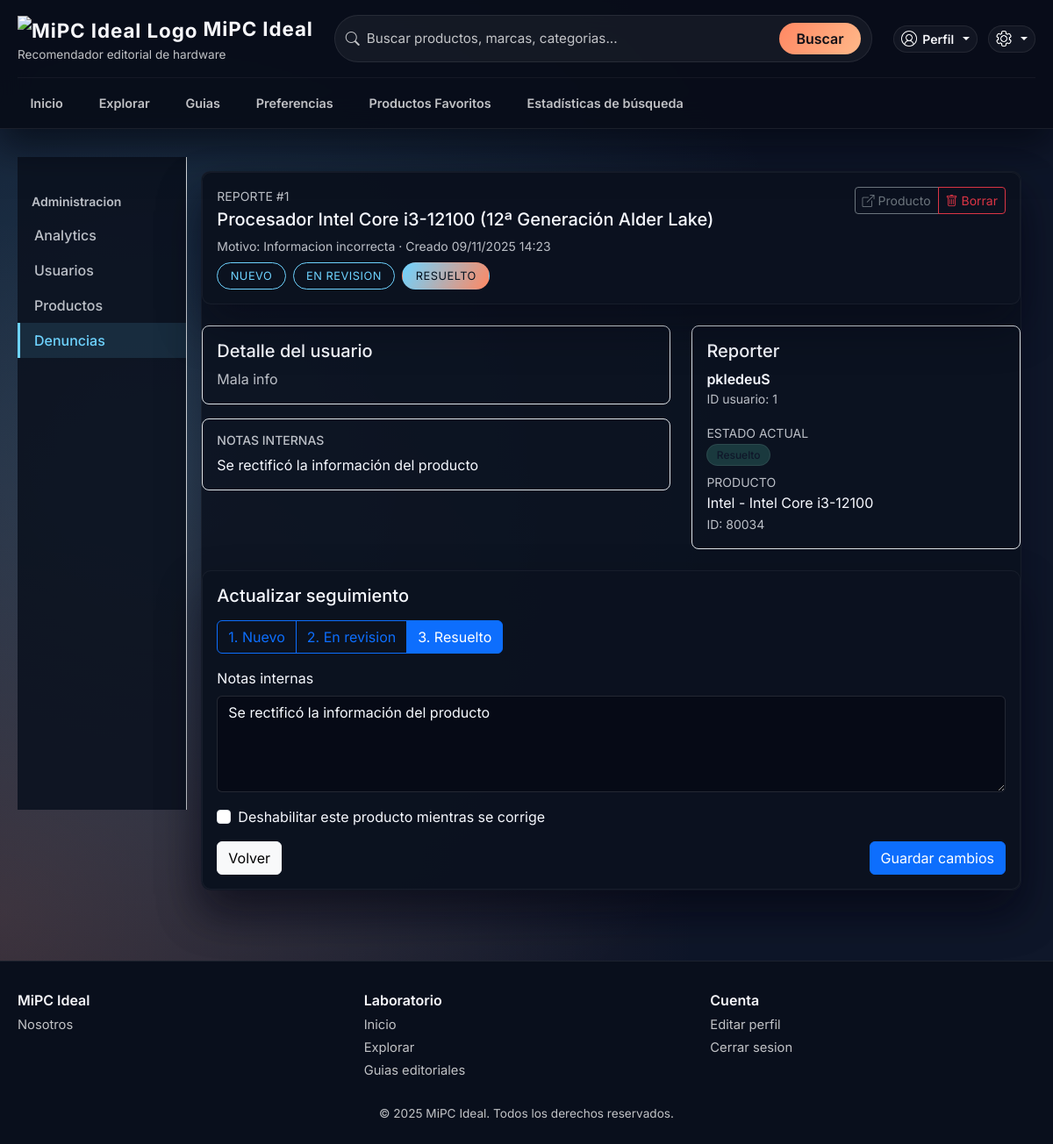
Screenshot of /admin-panel/reportes/1/ (signed in) with the database file from the repository.
### app/models.py (models this page shows, shortened)
class Reporte(models.Model):
    ESTADOS = [
        ('abierto', 'Nuevo'),
        ('pendiente', 'En revision'),
        ('resuelto', 'Resuelto'),
    ]
    ACCIONES = [
        ('info_incorrecta', 'Informacion incorrecta'),
        ('spam', 'Spam o contenido enganoso'),
        ('duplicado', 'Producto duplicado'),
        ('otro', 'Otro motivo'),
    ]
    target_type = models.CharField(max_length=20, choices=[('producto', 'Producto')], default='producto')
    producto = models.ForeignKey('Producto', null=True, blank=True, on_delete=models.CASCADE)
    reporter = models.ForeignKey(User, null=True, blank=True, on_delete=models.SET_NULL, related_name='reportes_creados')
    motivo = models.CharField(max_length=50, choices=ACCIONES)
    detalle = models.TextField(blank=True)
    created_at = models.DateTimeField(auto_now_add=True)
    estado = models.CharField(max_length=20, choices=ESTADOS, default='abierto')
    accion_admin = models.TextField(blank=True, help_text="Notas/instrucciones del administrador")
    fecha_accion = models.DateTimeField(null=True, blank=True)
    admin_actor = models.ForeignKey(User, null=True, blank=True, on_delete=models.SET_NULL, related_name='reportes_moderados')
    producto_deshabilitado = models.BooleanField(default=False)
    notificacion_leida = models.BooleanField(default=False)
    class Meta:
        ordering = ['-created_at']
        verbose_name = 'Reporte'
        verbose_name_plural = 'Reportes'

class Producto(models.Model):
    nombre_producto = models.CharField(max_length=100)
    descripcion_producto = models.TextField()
    modelo_producto = models.CharField(max_length=100)
    imagen_producto = models.ImageField(upload_to='productos/')
    fecha_creacion = models.DateTimeField(default=timezone.now)
    marca_producto = models.ForeignKey('MarcaProducto', on_delete=models.PROTECT)
    categoria_producto = models.ForeignKey('CategoriaProducto', on_delete=models.PROTECT)
    tipo_producto = models.ForeignKey('TipoProducto', on_delete=models.PROTECT)
    categorias_extra = models.ManyToManyField(
        'CategoriaProducto',
        blank=True,
        related_name='productos_extra',
        verbose_name='Categorias adicionales',
        help_text='Categorias secundarias para este producto sin duplicarlo.',
    )
    vistas = models.PositiveIntegerField(default=0)
    is_active = models.BooleanField(default=True)

class MarcaProducto(models.Model):
    nombre_marca = models.CharField(max_length=100)
    def __str__(self):
        return self.nombre_marca

### app/views_admin.py (the view, shortened to what this page needs)
# urls.py: path('admin-panel/reportes/<int:pk>/', views_admin.admin_report_detail, name='admin_report_detail'),
@staff_member_required
def admin_report_detail(request, pk):
    reporte = get_object_or_404(Reporte.objects.select_related("producto", "reporter"), pk=pk)
    context = {
        "reporte": reporte,
        "status_flow": REPORT_STATUS_FLOW,
        "current_step": REPORT_STATUS_ORDER.get(reporte.estado, 1),
    }
    return render(request, "admin_panel/report_detail.html", context)

### app/templates/admin_panel/report_detail.html (shortened to what this page needs)
{% extends "admin_panel/admin_base.html" %}
{% block admin_content %}
<div class="card">
  <div class="card mb-4">
    <div class="card-body d-flex flex-column flex-lg-row justify-content-between align-items-start gap-3">
      <div>
        <p class="text-uppercase text-muted small mb-1">Reporte #{{ reporte.id }}</p>
        <h2 class="h5 mb-2">{{ reporte.producto.nombre_producto|default:"Producto no disponible" }}</h2>
        <div class="text-muted small">
          Motivo: {{ reporte.get_motivo_display }} · Creado {{ reporte.created_at|date:"d/m/Y H:i" }}
        </div>
        <div class="d-flex flex-wrap gap-2 mt-2">
          {% for code, label, step in status_flow %}
          {% if step < current_step %}
            <span class="status-chip is-done">{{ label }}</span>
          {% elif step == current_step %}
            <span class="status-chip is-active">{{ label }}</span>
          {% else %}
            <span class="status-chip">{{ label }}</span>
          {% endif %}
          {% endfor %}
        </div>
      </div>
      <div class="btn-group btn-group-sm">
        {% if reporte.producto %}
        <a href="{% url 'admin_product_detail' reporte.producto.id %}" class="btn btn-outline-secondary" title="Ver producto">
          <i class="bi bi-box-arrow-up-right"></i> Producto
        </a>
        {% endif %}
        <a href="{% url 'admin_report_action' reporte.id 'delete' %}?next={% url 'admin_reports' %}"
          class="btn btn-outline-danger"
          onclick="return confirm('Eliminar este reporte?');">
          <i class="bi bi-trash"></i> Borrar
        </a>
      </div>
    </div>
  </div>
  <div class="row g-4">
    <div class="col-lg-7">
      <div class="border rounded-3 p-3 mb-3">
        <h5 class="mb-2">Detalle del usuario</h5>
        <p class="mb-0 text-muted">{{ reporte.detalle|default:"Sin descripcion adicional." }}</p>
      </div>
      {% if reporte.accion_admin %}
      <div class="border rounded-3 p-3">
        <h6 class="text-muted text-uppercase small mb-2">Notas internas</h6>
        <p class="mb-0">{{ reporte.accion_admin }}</p>
      </div>
      {% endif %}
    </div>
    <div class="col-lg-5">
      <div class="border rounded-3 p-3">
        <h5 class="mb-2">Reporter</h5>
        <div class="fw-semibold">{{ reporte.reporter.username|default:"Anon" }}</div>
        <small class="text-muted d-block mb-3">ID usuario: {{ reporte.reporter.id|default:"-" }}</small>
        <div class="d-flex flex-column gap-2">
          <div>
            <small class="text-muted text-uppercase">Estado actual</small><br>
            <span class="badge-soft {% if reporte.estado == 'resuelto' %}badge-soft-success{% elif reporte.estado == 'pendiente' %}badge-soft-warning{% else %}badge-soft-muted{% endif %}">
              {{ reporte.get_estado_display }}
            </span>
          </div>
          {% if reporte.producto %}
          <div>
            <small class="text-muted text-uppercase">Producto</small>
            <p class="mb-0">{{ reporte.producto.marca_producto }} - {{ reporte.producto.modelo_producto }}</p>
            <small class="text-muted">ID: {{ reporte.producto.id }}</small>
          </div>
          {% endif %}
        </div>
      </div>
    </div>
  </div>
  <form method="post" class="card mt-4">
    <div class="card-body">
      <h5 class="mb-3">Actualizar seguimiento</h5>
      <div class="btn-group mb-3" role="group" aria-label="Seleccionar estado">
        {% for code, label, step in status_flow %}
          <label class="btn btn-outline-primary" for="state-{{ code }}">{{ step }}. {{ label }}</label>
        {% endfor %}
      </div>
      <div class="mb-3">
        <label class="form-label">Notas internas</label>
        <textarea name="admin_note" class="form-control" rows="4" placeholder="Describe la correccion aplicada o los proximos pasos.">{{ reporte.accion_admin }}</textarea>
      </div>
      {% if reporte.producto %}
      <div class="form-check mb-3">
        <input class="form-check-input" type="checkbox" name="disable_product" id="disable-product"
              {% if reporte.producto_deshabilitado %}checked{% endif %}>
        <label class="form-check-label" for="disable-product">
          Deshabilitar este producto mientras se corrige
        </label>
      </div>
      {% endif %}
      <div class="d-flex justify-content-between">
        <a href="{% url 'admin_reports' %}" class="btn btn-light">Volver</a>
        <button type="submit" class="btn btn-primary">Guardar cambios</button>
      </div>
    </div>
  </form>
</div>
{% endblock %}

### app/static/css/home.css (style rules this page uses)
:root { --tone-deep: #0c1220; --tone-panel: #131b2f; --tone-card: rgba(19, 27, 47, 0.85); --tone-border: rgba(255, 255, 255, 0.08); --tone-muted: #94a3b8; --tone-surface: #0f172a; --tone-highlight: rgba(255, 255, 255, 0.06); --accent-primary: #ff8863; --accent-secondary: #6ed3ff; --accent-tertiary: #b0f2a7; --text-strong: #f7f7fb; --text-muted: rgba(255, 255, 255, 0.75); --glass-shadow: 0 20px 60px rgba(3, 6, 20, 0.55); }
*, *::before, *::after { box-sizing: border-box; margin: 0; padding: 0; }
html { scroll-behavior: smooth; }
body.app-theme { min-height: 100vh; display: flex; flex-direction: column; font-family: 'Inter', 'Segoe UI', system-ui, -apple-system, BlinkMacSystemFont, sans-serif; background: radial-gradient(circle at 15% 40%, rgba(110, 211, 255, 0.18), transparent 60%), radial-gradient(circle at 0% 80%, rgba(255, 136, 99, 0.18), transparent 50%), var(--tone-surface); color: var(--text-strong); }
a { color: var(--accent-secondary); text-decoration: none; }
.card { background: var(--tone-card); border: 1px solid var(--tone-border); border-radius: 1.1rem; color: var(--text-strong); box-shadow: 0 10px 25px rgba(3, 6, 20, 0.35); }

### app/static/admin_panel/admin.css (style rules this page uses)
.admin-content .card { border-radius: 0.65rem; box-shadow: 0 1px 2px rgba(15, 23, 42, 0.08); }
.badge-soft { border-radius: 999px; font-weight: 500; font-size: 0.75rem; padding: 0.25rem 0.65rem; }
.badge-soft-success { background-color: rgba(25, 135, 84, 0.15); color: #198754; }
.status-chip { border: 1px solid #e2e8f0; border-radius: 999px; padding: 0.3rem 0.9rem; font-size: 0.8rem; text-transform: uppercase; letter-spacing: 0.04em; color: #475569; }
.status-chip.is-active { background-color: #0d6efd; border-color: #0d6efd; color: #ffffff; }
.status-chip.is-done { border-color: #0d6efd; color: #0d6efd; }
.admin-shell .admin-content .card { background: rgba(12, 18, 32, 0.9); border: 1px solid rgba(255, 255, 255, 0.05); box-shadow: 0 25px 50px rgba(4, 6, 18, 0.4); color: #f7f9ff; }
.admin-shell .admin-content .form-control, .admin-shell .admin-content .form-select { background: rgba(6, 10, 22, 0.85); border: 1px solid rgba(255, 255, 255, 0.12); color: #f8fbff; }
.admin-shell .badge-soft-info, .admin-shell .badge-soft-success, .admin-shell .badge-soft-warning, .admin-shell .badge-soft-muted { border: 1px solid rgba(255, 255, 255, 0.08); color: #0f172a; }
.admin-shell .badge-soft-success { background: rgba(95, 233, 199, 0.18); }
.admin-shell .status-chip { border-color: rgba(255, 255, 255, 0.12); color: rgba(247, 249, 255, 0.75); }
.admin-shell .status-chip.is-active { background: linear-gradient(120deg, #6ed3ff, #ff8863); border-color: transparent; color: #04121f; }
.admin-shell .status-chip.is-done { border-color: #6ed3ff; color: #6ed3ff; }
.text-muted { color: rgba(247, 249, 255, 0.75) !important; }
.theme-dark .text-muted { color: rgba(247, 249, 255, 0.75) !important; }

### rows the page displays
Reporte: id "1", producto.nombre_producto "Procesador Intel Core i3-12100 (12ª Generación Alder Lake)", motivo "Informacion incorrecta", created_at "09/11/2025 14:23", detalle "Mala info", accion_admin "Se rectificó la información del producto", reporter.username "pkledeuS", reporter.id "1", estado "Resuelto", producto.marca_producto "Intel", producto.modelo_producto "Intel Core i3-12100", producto.id "80034", admin_note "Se rectificó la información del producto"

### other values shown
{{ label }} "NUEVO" "EN REVISION"
{{ label }} "RESUELTO"
{{ step }} "1" "2" "3"
{{ label }} "Nuevo" "En revision" "Resuelto"
